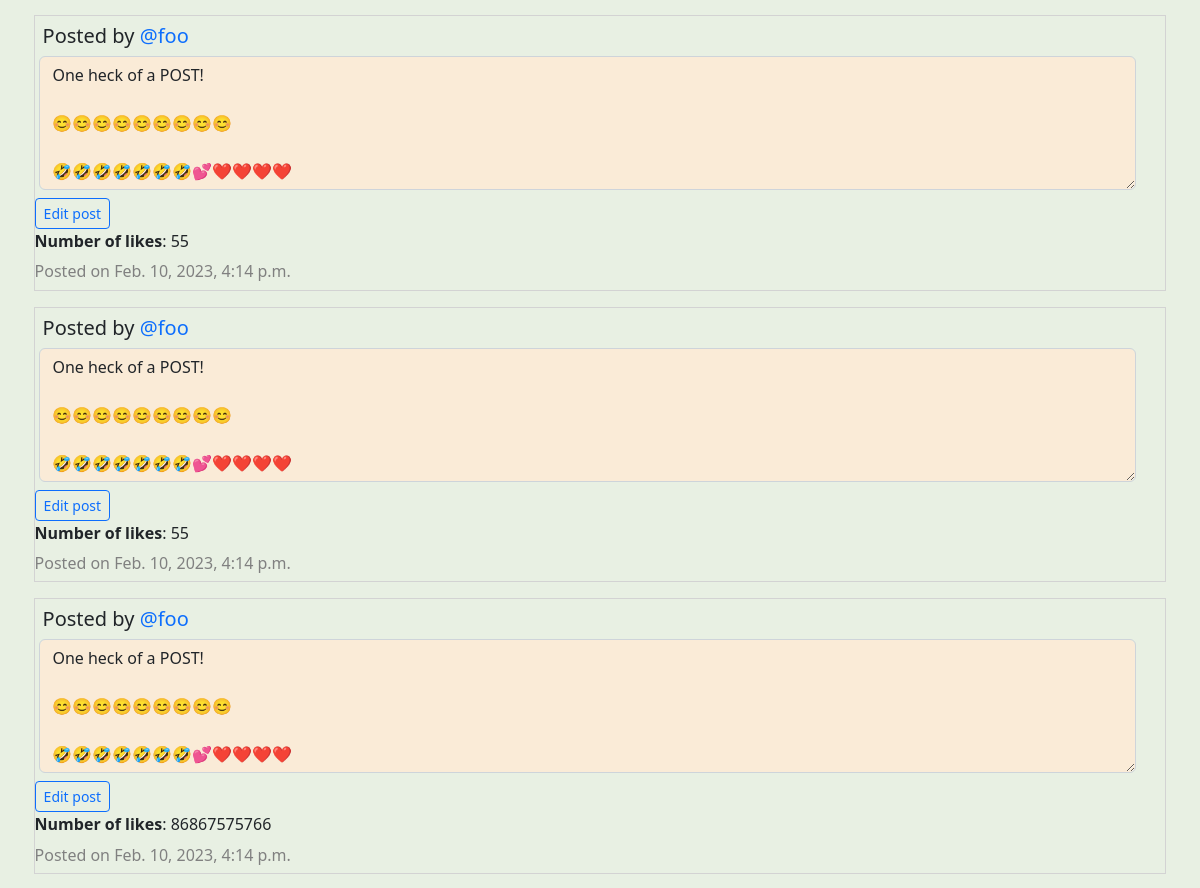
The page /allPosts?page=2 (signed in, middle part) on the database as committed earlier.
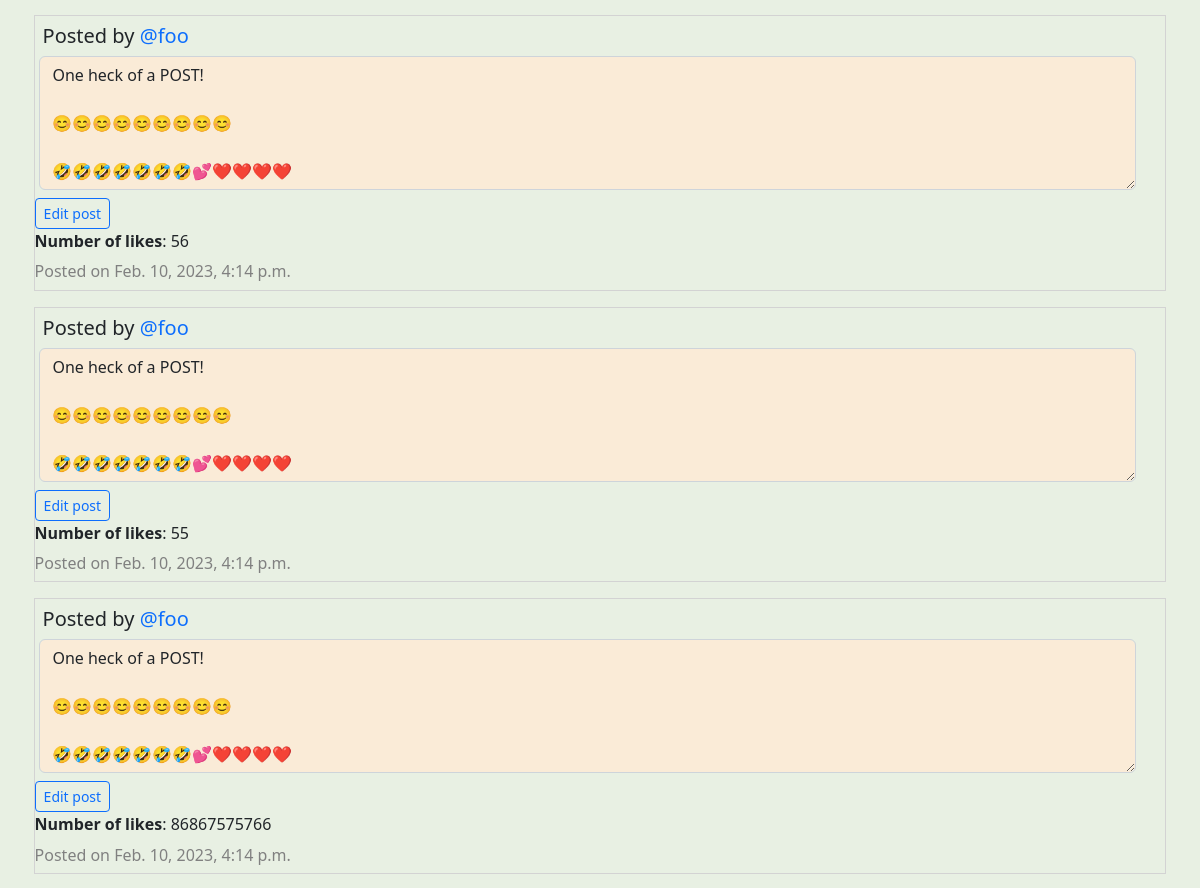
The same page on the database as committed later.
### network/models.py (models this page shows)
class Posts(models.Model):
    creator = models.ForeignKey(
        User, on_delete=models.PROTECT, related_name="get_creator", blank=False)
    content = models.TextField(max_length=600)
    createdDate = models.DateTimeField(auto_now_add=True)
    likedUser = models.ManyToManyField(
        User, related_name="get_liked_users", blank=True)
    numberLikes = models.PositiveIntegerField(blank=True, default=0)

class User(AbstractUser):
    pass
    def __str__(self) -> str:
        return f"User Name: {self.username} - User ID: {self.id}"

### network/views.py (the view)
# urls.py: path("allPosts", views.djangoAllPosts, name="djangoAllPosts"),
@login_required
def djangoAllPosts(request):
    print("In DjangoAllPosts")
    user = request.user
    userLoggedIn = request.user.username
    user_id = request.user.id
    userName = User.objects.get(id=user_id)
    print(userName)
    print(user)
    print(userLoggedIn)
    postings = Posts.objects.filter().order_by('-createdDate')
    postsPagination = postings
    paginator = Paginator(postsPagination, 10)
    page_number = request.GET.get('page', '1')
    page_obj = paginator.get_page(page_number)
    likeList = returnlikeList(request)
    return render(request, "network/allPosts.html", {"page_obj": page_obj, "postings": postings, "likeList": likeList})

### network/views.py (called while the page is built)
@login_required
def returnlikeList(request):
    user_id = request.user.id
    likedUser = Posts.objects.filter(likedUser=user_id)
    print(likedUser)
    likeList = []
    for like in likedUser:
        currentObject = User.objects.get(id=user_id)
        print(currentObject.id)
        print(like.id)
        likeList.append(like.id)
    return likeList

### network/templates/network/allPosts.html (shortened to what this page needs)
{% extends "network/layout.html" %}
{% load static %}
{% block body %}
<div id="post-view">
    {% for post in page_obj %}
    <div id="allPostings">
        <div class="post{{forloop.counter0}}">
            <h5 class="creator">Posted by <a
                    href="{% url 'getProfile' post.creator.username %}">{{post.creator.username}}</a></h5><textarea
                class="form-control content{{forloop.counter0}}" id="readonlyContent{{forloop.counter0}}" rows="5"
                readonly="true">{{post.content}}</textarea>
            {% if post.creator.username == user.username %}
            <button class="btn btn-sm btn-outline-primary edit{{forloop.counter0}}" id="editButton{{forloop.counter0}}"
                onclick="editPost('{{post.id}}')">Edit post</button>
            {% endif %}
            <p id="numberLikes{{forloop.counter0}}" class="numberLikes{{forloop.counter0}}"><strong>Number of
                    likes</strong>:
                {{post.numberLikes}}</p>
            <p class="timestamp{{forloop.counter0}}">Posted on {{post.createdDate}}</p>
        </div>
    </div>
    {% endfor %}
</div>
{% endblock %}

Rows that differ between the two databases and show on the page:
changed Posts (number 1 of 3 on the later page): numberLikes "55" → "56"
